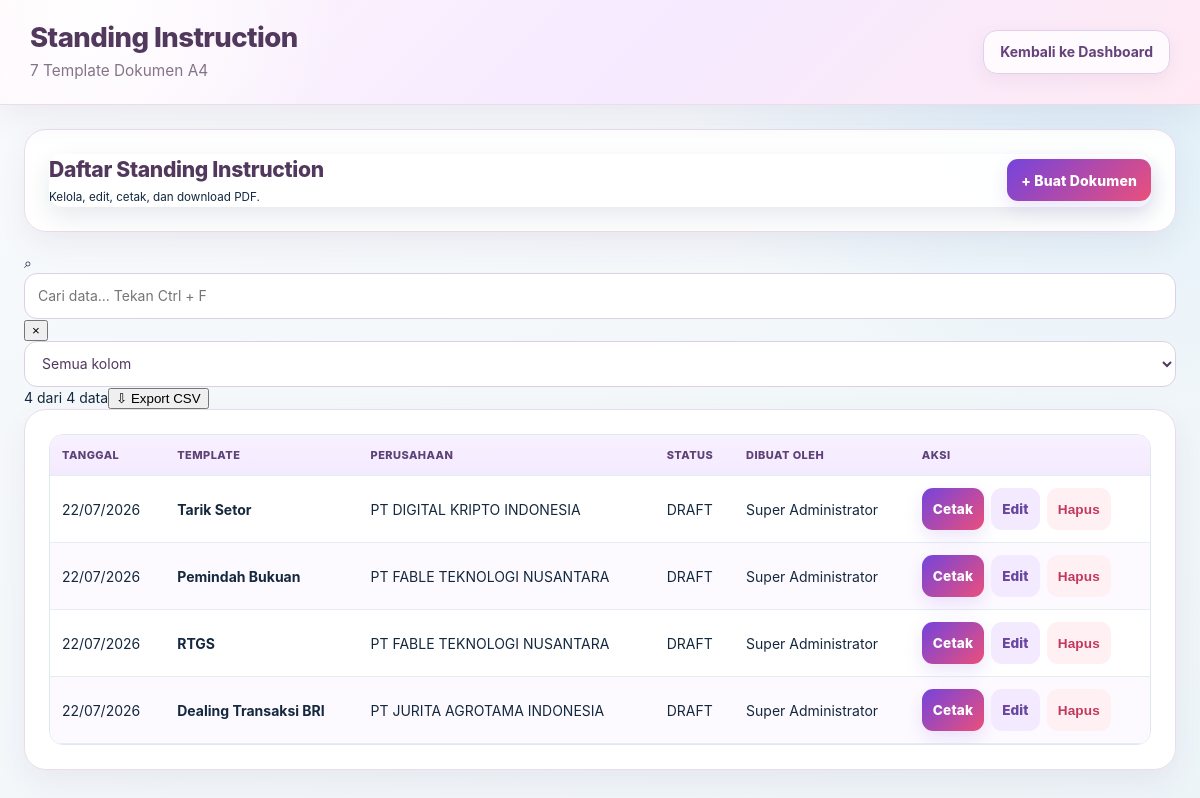
Screenshot of /public/standing_instruction_7.php (signed in) with the database file from the repository.
### tables this page shows
CREATE TABLE `si_documents` (
  `id` bigint(20) UNSIGNED NOT NULL,
  `template_id` bigint(20) UNSIGNED NOT NULL,
  `document_number` varchar(150) DEFAULT NULL,
  `document_date` date NOT NULL,
  `effective_date` date DEFAULT NULL,
  `document_city` varchar(120) NOT NULL DEFAULT 'Jakarta',
  `company_name` varchar(200) DEFAULT NULL,
  `company_address` text DEFAULT NULL,
  `company_phone` varchar(100) DEFAULT NULL,
  `logo_path` varchar(500) DEFAULT NULL,
  `bank_name` varchar(200) DEFAULT NULL,
  `bank_branch` varchar(150) DEFAULT NULL,
  `bank_city` varchar(150) DEFAULT NULL,
  `attachment_text` varchar(255) DEFAULT NULL,
  `subject` varchar(255) DEFAULT NULL,
  `signatory_title` varchar(150) DEFAULT NULL,
  `second_signatory_title` varchar(150) DEFAULT NULL,
  `notes` text DEFAULT NULL,
  `status` enum('draft','final','cancelled') NOT NULL DEFAULT 'draft',
  `created_by` bigint(20) UNSIGNED NOT NULL,
  `updated_by` bigint(20) UNSIGNED DEFAULT NULL,
  `created_at` datetime NOT NULL DEFAULT current_timestamp(),
  `updated_at` datetime NOT NULL DEFAULT current_timestamp() ON UPDATE current_timestamp()
);

CREATE TABLE `si_templates` (
  `id` bigint(20) UNSIGNED NOT NULL,
  `code` varchar(80) NOT NULL,
  `name` varchar(180) NOT NULL,
  `default_company_name` varchar(200) DEFAULT NULL,
  `default_company_address` text DEFAULT NULL,
  `default_company_phone` varchar(100) DEFAULT NULL,
  `default_logo_path` varchar(500) DEFAULT NULL,
  `default_bank_name` varchar(200) DEFAULT NULL,
  `default_bank_branch` varchar(150) DEFAULT NULL,
  `default_bank_city` varchar(150) DEFAULT NULL,
  `sort_order` int(10) UNSIGNED NOT NULL DEFAULT 0,
  `is_active` tinyint(1) NOT NULL DEFAULT 1,
  `created_at` datetime NOT NULL DEFAULT current_timestamp(),
  `updated_at` datetime NOT NULL DEFAULT current_timestamp() ON UPDATE current_timestamp()
);

CREATE TABLE `users` (
  `id` bigint(20) UNSIGNED NOT NULL,
  `role_id` bigint(20) UNSIGNED NOT NULL,
  `name` varchar(150) NOT NULL,
  `username` varchar(80) NOT NULL,
  `email` varchar(190) NOT NULL,
  `password` varchar(255) NOT NULL,
  `transaction_team` tinyint(3) UNSIGNED DEFAULT NULL,
  `is_active` tinyint(1) NOT NULL DEFAULT 1,
  `must_change_password` tinyint(1) NOT NULL DEFAULT 1,
  `last_login_at` datetime DEFAULT NULL,
  `created_at` datetime NOT NULL DEFAULT current_timestamp(),
  `updated_at` datetime NOT NULL DEFAULT current_timestamp() ON UPDATE current_timestamp()
);

### app/Core/App.php (called while the page is built, shortened)
<?php
final class App
{
    private static array $container = [];
    public static function set(string $key, mixed $value): void
    {
        self::$container[$key] = $value;
    }
    public static function get(string $key): mixed
    {
        return self::$container[$key];
    }
    public static function config(?string $key = null, mixed $default = null): mixed
    {
        $config = self::get('config');
        $segments = explode('.', $key);
        $value = $config;
        foreach ($segments as $segment) {
            $value = $value[$segment];
        }
        return $value;
    }
}

### app/helpers.php (called while the page is built, shortened)
<?php
function url(string $path = ''): string
{
    return rtrim(
        (string) App::config('app.url'),
        '/'
    ) . '/' . ltrim($path, '/');
}
function asset(string $path): string
{
    return url(
        'assets/' . ltrim($path, '/')
    );
}

### public/standing_instruction_7.php (the view, shortened to what this page needs)
<?php
function si_e(mixed $value): string
{
    return htmlspecialchars(
        (string) $value,
        ENT_QUOTES,
        'UTF-8'
    );
}
function si_url(string $query = ''): string
{
    $path = $_SERVER['SCRIPT_NAME']
        ?? '/standing_instruction_7.php';
    return $path . $query;
}
function si_app_url(string $path = ''): string
{
    $script = str_replace('\\', '/', (string) ($_SERVER['SCRIPT_NAME'] ?? '/public/standing_instruction_7.php'));
    $base = rtrim(dirname($script), '/');
    return $path === '' || $path === '/'
        ? $base . '/'
        : $base . '/' . ltrim($path, '/');
}
function si_csrf(): string
{
    return (string) $_SESSION['si_csrf'];
}
$pdo = App::db();
$action = (string) (
    $_GET['action'] ?? 'list'
);
$templates = $pdo->query(
    'SELECT *
     FROM si_templates
     WHERE is_active = 1
     ORDER BY sort_order, name'
)->fetchAll(PDO::FETCH_ASSOC);
    ?>
<?php
$editing = null;
$items = [];
$form = $editing ?? [
    'id' => 0,
    'template_id' => '',
    'document_number' => '',
    'document_date' => date('Y-m-d'),
    'effective_date' => date('Y-m-d'),
    'document_city' => 'Jakarta',
    'company_name' => '',
    'company_address' => '',
    'company_phone' => '',
    'logo_path' => '',
    'bank_name' => '',
    'bank_branch' => '',
    'bank_city' => '',
    'attachment_text' => '',
    'subject' => '',
    'signatory_title' => 'Pemberi Kuasa',
    'second_signatory_title' => 'Direktur',
    'notes' => '',
    'status' => 'draft',
];
if ($items === []) {
    $items = [[
        'sender_name' => '',
        'sender_account' => '',
        'receiver_name' => '',
        'receiver_account' => '',
        'receiver_bank' => '',
        'currency' => 'IDR',
        'amount' => '',
        'transaction_count' => 1,
        'notes' => '',
    ]];
}
$showForm = in_array(
    $action,
    ['create', 'edit'],
    true
);
$documents = $pdo->query(
    'SELECT
        d.*,
        t.code AS template_code,
        t.name AS template_name,
        u.name AS creator_name
     FROM si_documents d
     JOIN si_templates t
        ON t.id = d.template_id
     LEFT JOIN users u
        ON u.id = d.created_by
     ORDER BY d.document_date DESC, d.id DESC'
)->fetchAll(PDO::FETCH_ASSOC);
?>
<!doctype html>
<html lang="id">
<head>
<link rel="stylesheet" href="<?= si_e(asset('css/modern-banking.css')) ?>">
<link rel="stylesheet" href="<?= si_e(asset('css/remitops-v5.css')) ?>">
<link rel="stylesheet" href="<?= si_e(asset('css/standalone-docs.css?v=4.0.0')) ?>">
</head>
<body class="module-page module-standing">
<header class="header">
<div>
<h1>
Standing Instruction
</h1>
<small>
7 Template Dokumen A4
</small>
</div>
<a class="btn-back" href="<?= si_e(si_app_url('/')) ?>">Kembali ke Dashboard</a>
</header>
<main class="wrap">
<?php if ($showForm): ?>
<section class="card">
<div class="toolbar">
<h2>
<?= $editing
    ? 'Edit Standing Instruction'
    : 'Buat Standing Instruction'
?>
</h2>
<a
    class="btn btn-secondary"
    href="<?= si_e(si_url()) ?>"
>
Kembali
</a>
</div>
<form method="post">
<input
    type="hidden"
    name="_token"
    value="<?= si_e(si_csrf()) ?>"
>
<input
    type="hidden"
    name="_action"
    value="<?= $editing
        ? 'update'
        : 'create'
    ?>"
>
<input
    type="hidden"
    name="id"
    value="<?= (int) $form['id'] ?>"
>
<div class="grid">
<div>
<label>Template *</label>
<select
    id="template_id"
    name="template_id"
    required
>
<option value="">
Pilih template
</option>
<?php foreach ($templates as $template): ?>
<option
    value="<?= (int) $template['id'] ?>"
    data-company="<?= si_e($template['default_company_name']) ?>"
    data-address="<?= si_e($template['default_company_address']) ?>"
    data-phone="<?= si_e($template['default_company_phone']) ?>"
    data-logo="<?= si_e($template['default_logo_path']) ?>"
    data-bank="<?= si_e($template['default_bank_name']) ?>"
    data-branch="<?= si_e($template['default_bank_branch']) ?>"
    data-city="<?= si_e($template['default_bank_city']) ?>"
    <?= (int) $form['template_id']
        === (int) $template['id']
        ? 'selected'
        : ''
    ?>
>
<?= si_e($template['name']) ?>
</option>
<?php endforeach; ?>
</select>
</div>
<div>
<label>Status</label>
<select name="status">
<option
    value="draft"
    <?= $form['status'] === 'draft'
        ? 'selected'
        : ''
    ?>
>
Draft
</option>
<option
    value="final"
    <?= $form['status'] === 'final'
        ? 'selected'
        : ''
    ?>
>
Final
</option>
<option
    value="cancelled"
    <?= $form['status'] === 'cancelled'
        ? 'selected'
        : ''
    ?>
>
Dibatalkan
</option>
</select>
</div>
<div>
<label>Tanggal Surat *</label>
<input
    type="date"
    name="document_date"
    value="<?= si_e($form['document_date']) ?>"
    required
>
</div>
<div>
<label>Tanggal Efektif</label>
<input
    type="date"
    name="effective_date"
    value="<?= si_e($form['effective_date']) ?>"
>
</div>
<div>
<label>Kota Surat</label>
<input
    name="document_city"
    value="<?= si_e($form['document_city']) ?>"
>
</div>
<div>
<label>Nomor Surat</label>
<input
    name="document_number"
    value="<?= si_e($form['document_number']) ?>"
>
</div>
<div>
<label>Lampiran</label>
<input
    name="attachment_text"
    value="<?= si_e($form['attachment_text']) ?>"
>
</div>
<div>
<label>Hal / Perihal</label>
<input
    name="subject"
    value="<?= si_e($form['subject']) ?>"
>
</div>
<div>
<label>Nama Perusahaan</label>
<input
    id="company_name"
    name="company_name"
    value="<?= si_e($form['company_name']) ?>"
>
</div>
<div>
<label>Telepon Perusahaan</label>
<input
    id="company_phone"
    name="company_phone"
    value="<?= si_e($form['company_phone']) ?>"
>
</div>
<div class="full">
<label>Alamat Perusahaan</label>
<textarea
    id="company_address"
    name="company_address"
><?= si_e($form['company_address']) ?></textarea>
</div>
<div>
<label>Path Logo</label>
<input
    id="logo_path"
    name="logo_path"
    value="<?= si_e($form['logo_path']) ?>"
>
</div>
<div>
<label>Nama Bank</label>
<input
    id="bank_name"
    name="bank_name"
    value="<?= si_e($form['bank_name']) ?>"
>
</div>
<div>
<label>Cabang Bank</label>
<input
    id="bank_branch"
    name="bank_branch"
    value="<?= si_e($form['bank_branch']) ?>"
>
</div>
<div>
<label>Kota Bank</label>
<input
    id="bank_city"
    name="bank_city"
    value="<?= si_e($form['bank_city']) ?>"
>
</div>
<div>
<label>Jabatan Penandatangan</label>
<input
    name="signatory_title"
    value="<?= si_e($form['signatory_title']) ?>"
>
</div>
<div>
<label>Jabatan Kedua</label>
<input
    name="second_signatory_title"
    value="<?= si_e($form['second_signatory_title']) ?>"
>
</div>
<div class="full">
<label>Catatan Internal</label>
<textarea name="notes"><?= si_e($form['notes']) ?></textarea>
</div>
</div>
<hr>
<div class="toolbar">
<h3>Rincian Transaksi</h3>
<button
    type="button"
    class="btn btn-secondary"
    id="addItem"
>
+ Tambah Rincian
</button>
</div>
<div id="itemsContainer">
<?php foreach ($items as $item): ?>
<div class="item">
<button
    type="button"
    class="btn btn-danger small remove-item"
>
Hapus
</button>
<div class="item-grid">
<div>
<label>Nama Pengirim / Rek Debet</label>
<input
    name="item_sender_name[]"
    value="<?= si_e($item['sender_name']) ?>"
>
</div>
<div>
<label>No. Rekening Pengirim</label>
<input
    name="item_sender_account[]"
    value="<?= si_e($item['sender_account']) ?>"
>
</div>
<div>
<label>Nama Penerima / Rek Kredit</label>
<input
    name="item_receiver_name[]"
    value="<?= si_e($item['receiver_name']) ?>"
>
</div>
<div>
<label>No. Rekening Penerima</label>
<input
    name="item_receiver_account[]"
    value="<?= si_e($item['receiver_account']) ?>"
>
</div>
<div>
<label>Bank Penerima</label>
<input
    name="item_receiver_bank[]"
    value="<?= si_e($item['receiver_bank']) ?>"
>
</div>
<div>
<label>Mata Uang</label>
<select name="item_currency[]">
<?php foreach (
    [
        'IDR',
        'USD',
        'EUR',
        'CNY',
        'SGD',
        'JPY',
        'GBP',
        'AUD',
    ] as $currency
): ?>
<option
    value="<?= $currency ?>"
    <?= $item['currency'] === $currency
        ? 'selected'
        : ''
    ?>
>
<?= $currency ?>
</option>
<?php endforeach; ?>
</select>
</div>
<div>
<label>Nominal</label>
<input
    type="number"
    step="0.01"
    min="0"
    name="item_amount[]"
    value="<?= si_e($item['amount']) ?>"
>
</div>
<div>
<label>Jumlah Transaksi</label>
<input
    type="number"
    min="1"
    name="item_transaction_count[]"
    value="<?= (int) $item['transaction_count'] ?>"
>
</div>
<div class="full">
<label>Catatan Rincian</label>
<textarea
    name="item_notes[]"
><?= si_e($item['notes']) ?></textarea>
</div>
</div>
</div>
<?php endforeach; ?>
</div>
<br>
<button class="btn">
Simpan & Buka Cetak
</button>
</form>
</section>
<?php else: ?>
<section class="card">
<div class="toolbar">
<div>
<h2 style="margin:0">
Daftar Standing Instruction
</h2>
<small>
Kelola, edit, cetak, dan download PDF.
</small>
</div>
<a
    class="btn"
    href="<?= si_e(
        si_url('?action=create')
    ) ?>"
>
+ Buat Dokumen
</a>
</div>
</section>
<section class="card table-wrap">
<table>
<thead>
<tr>
<th>Tanggal</th>
<th>Template</th>
<th>Perusahaan</th>
<th>Status</th>
<th>Dibuat Oleh</th>
<th>Aksi</th>
</tr>
</thead>
<tbody>
<?php foreach ($documents as $document): ?>
<tr>
<td>
<?= si_e(
    date(
        'd/m/Y',
        strtotime(
            $document['document_date']
        )
    )
) ?>
</td>
<td>
<strong>
<?= si_e($document['template_name']) ?>
</strong>
<br>
</td>
<td>
<?= si_e($document['company_name']) ?>
</td>
<td>
<?= si_e(strtoupper($document['status'])) ?>
</td>
<td>
<?= si_e($document['creator_name']) ?>
</td>
<td>
<div class="actions">
<a
    class="btn small"
    href="<?= si_e(
        si_url(
            '?action=print&id='
            . (int) $document['id']
        )
    ) ?>"
>
Cetak
</a>
<a
    class="btn btn-secondary small"
    href="<?= si_e(
        si_url(
            '?action=edit&id='
            . (int) $document['id']
        )
    ) ?>"
>
Edit
</a>
<form
    method="post"
    onsubmit="return confirm('Hapus dokumen ini?')"
>
<button
    class="btn btn-danger small"
>
Hapus
</button>
</form>
</div>
</td>
</tr>
<?php endforeach; ?>
</tbody>
</table>
</section>
<?php endif; ?>
</main>
</body>
</html>

### rows the page displays
si_documents: document_date "22/07/2026", template.name "Tarik Setor", company_name "PT DIGITAL KRIPTO INDONESIA", status "DRAFT", created_by.name "Super Administrator"
si_documents: document_date "22/07/2026", template.name "Pemindah Bukuan", company_name "PT FABLE TEKNOLOGI NUSANTARA", status "DRAFT", created_by.name "Super Administrator"
si_documents: document_date "22/07/2026", template.name "RTGS", company_name "PT FABLE TEKNOLOGI NUSANTARA", status "DRAFT", created_by.name "Super Administrator"
si_documents: document_date "22/07/2026", template.name "Dealing Transaksi BRI", company_name "PT JURITA AGROTAMA INDONESIA", status "DRAFT", created_by.name "Super Administrator"
